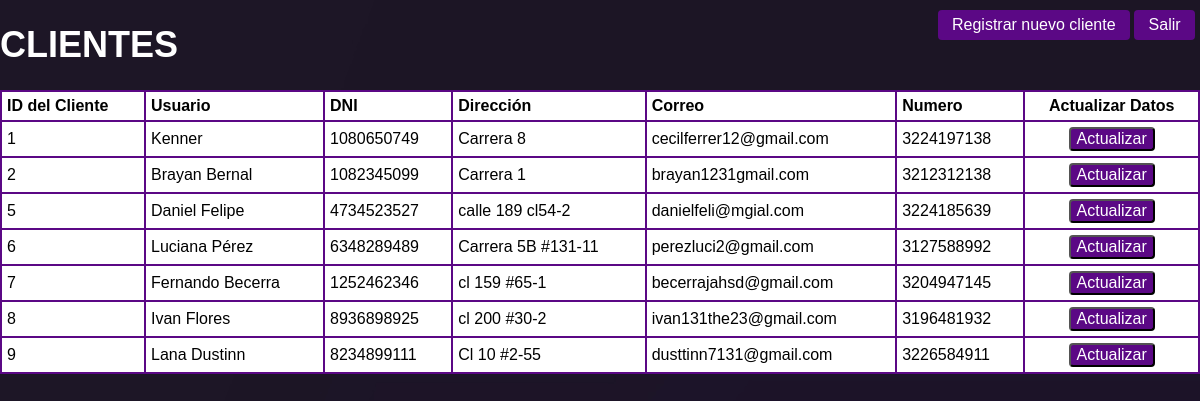
Page /ADclientes.php on the committed database.
### tables this page shows
CREATE TABLE `clientes` (
  `Client_id` int(11) NOT NULL COMMENT 'id del cliente',
  `Client_Usuario` varchar(255) DEFAULT NULL COMMENT 'Usuario de los cliente',
  `Client_Dni` varchar(255) DEFAULT NULL COMMENT 'Dni de los clientes',
  `Client_Direccion` varchar(255) DEFAULT NULL COMMENT 'Direccion de los clientes',
  `Client_Correo` varchar(255) DEFAULT NULL COMMENT 'Direccion del correo electronico de los clientes',
  `Client_Numero` varchar(255) DEFAULT NULL COMMENT 'Numero telefonico de los clientes',
  `Caje_id` int(11) DEFAULT NULL COMMENT 'id del cajero'
);

### ADclientes.php (the view, shortened to what this page needs)
<!DOCTYPE html>
<html lang="en">
<head>
<link rel="stylesheet" href="css/estilo1.css?=v1.0">
</head>
<body>
<h1>CLIENTES</h1>
<?php
$servername = "localhost";
$username = "root";
$password = "";
$database = "StyleFashionSkyB";
$conn = new mysqli($servername, $username, $password, $database);
$sql = "SELECT * FROM clientes";
$result = $conn->query($sql);
echo "<table>";
echo "<tr>
<th>ID del Cliente</th>
<th>Usuario</th>
<th>DNI</th>
<th>Dirección</th>
<th>Correo</th>
<th>Numero</th>
<th><center>Actualizar Datos</center></th></tr>";
if ($result->num_rows > 0) {
    while ($row = $result->fetch_assoc()) {
    echo "<tr>";
        echo "<td>" . $row["Client_id"] . "</td>";
    echo "<td>" . $row["Client_Usuario"] . "</td>";
        echo "<td>" . $row["Client_Dni"] . "</td>";
    echo "<td>" . $row["Client_Direccion"] . "</td>";
        echo "<td>" . $row["Client_Correo"] . "</td>";
    echo "<td>" . $row["Client_Numero"] . "</td>";
        echo "<td><center><button style=\"background-color: #5b0885; color: #ffffff; font-size: 1rem; border-radius: 0.25rem; text-decoration: none; cursor: pointer; font-family: 'Gill Sans', 'Gill Sans MT', Calibri, 'Trebuchet MS', sans-serif\" onclick='editarCliente(\"{$row["Client_id"]}\", \"{$row["Client_Usuario"]}\", \"{$row["Client_Dni"]}\", \"{$row["Client_Direccion"]}\", \"{$row["Client_Correo"]}\", \"{$row["Client_Numero"]}\")'>Actualizar</button></center></td>";
    echo "</tr>";
    }
}
echo "</table>";
?>
<a href="home.html" class="btn btn-primary">Salir</a>
<a href="ADregclient.php." class="reg">Registrar nuevo cliente</a>
</body>
</html>

### css/estilo1.css (style rules this page uses)
body { margin: 0; padding: 0; font-family: 'Gill Sans', 'Gill Sans MT', Calibri, 'Trebuchet MS', sans-serif; }
h1 { color: rgb(255, 255, 255); font-size: 36px; font-family: 'Gill Sans', 'Gill Sans MT', Calibri, 'Trebuchet MS', sans-serif; }
table { border-collapse: collapse; width: 100%; }
th, td { border: 2px solid #5b0885; padding: 5px; text-align: left; }
th, td { background-color: #ffffff; }
.btn-primary { background-color: #5b0885; color: #ffffff; padding: 0.375rem 0.90rem; font-size: 1rem; border-radius: 0.25rem; text-decoration: none; cursor: pointer; position: absolute; top: 10px; right: 5px; font-family: 'Gill Sans', 'Gill Sans MT', Calibri, 'Trebuchet MS', sans-serif }
.reg { background-color: #5b0885; color: #ffffff; padding: 0.375rem 0.90rem; font-size: 1rem; border-radius: 0.25rem; text-decoration: none; cursor: pointer; position: absolute; top: 10px; right: 70px; font-family: 'Gill Sans', 'Gill Sans MT', Calibri, 'Trebuchet MS', sans-serif }

### ADclientes.php (style rules this page uses)
body { background: url('img/5.jpg'); }

### rows in the picture
clientes: Client_id "1", Client_Usuario "Kenner", Client_Dni "1080650749", Client_Direccion "Carrera 8", Client_Correo "cecilferrer12@gmail.com", Client_Numero "3224197138"
clientes: Client_id "2", Client_Usuario "Brayan Bernal", Client_Dni "1082345099", Client_Direccion "Carrera 1", Client_Correo "brayan1231gmail.com", Client_Numero "3212312138"
clientes: Client_id "5", Client_Usuario "Daniel Felipe", Client_Dni "4734523527", Client_Direccion "calle 189 cl54-2", Client_Correo "danielfeli@mgial.com", Client_Numero "3224185639"
clientes: Client_id "6", Client_Usuario "Luciana Pérez", Client_Dni "6348289489", Client_Direccion "Carrera 5B #131-11", Client_Correo "perezluci2@gmail.com", Client_Numero "3127588992"
clientes: Client_id "7", Client_Usuario "Fernando Becerra", Client_Dni "1252462346", Client_Direccion "cl 159 #65-1", Client_Correo "becerrajahsd@gmail.com", Client_Numero "3204947145"
clientes: Client_id "8", Client_Usuario "Ivan Flores", Client_Dni "8936898925", Client_Direccion "cl 200 #30-2", Client_Correo "ivan131the23@gmail.com", Client_Numero "3196481932"
clientes: Client_id "9", Client_Usuario "Lana Dustinn", Client_Dni "8234899111", Client_Direccion "Cl 10 #2-55", Client_Correo "dusttinn7131@gmail.com", Client_Numero "3226584911"
